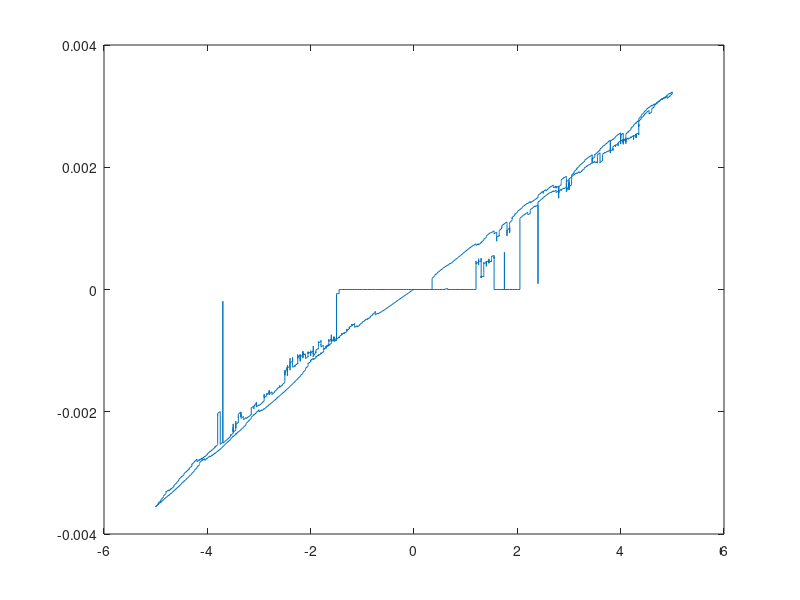

Write MATLAB code to recreate this figure. (Note: this script raises an error after producing the figure.)
clc; clear all;

data = importdata('pentacenesingle200_4_slow_k2400.txt');
%Generate reference data
t = linspace(data.data(1,2),data.data(end,2),length(data.data(:,2)));%Mohan's data %seconds
V_ref = data.data(:,3)';%Insert Mohan's data;
I_ref = data.data(:,4)'; %Insert Mohan's data here;

figure(1);
plot(V_ref, I_ref);
hold on;

% Calculate euclidean norms
V_ref_norm = sqrt(sum(V_ref.^2));
I_ref_norm = sqrt(sum(I_ref.^2));

% Define parameters
alpha_off = 20;
alpha_on = 3;
V_on = -1.1437;
V_off = 1.1699;
R_off = 5.0553e7;
R_on = 1.5238e3;
w_on = 0;
w_off = 10;
k_off = 1;
k_on = -30;

% Define the initial guess parameters
parameters(1) = alpha_off;
parameters(2) = alpha_on;
parameters(3) = V_on;
parameters(4) = V_off;
parameters(5) = R_off;
parameters(6) = R_on;
parameters(7) = w_on;
parameters(8) = w_off;
cparameters(1) = k_off;
cparameters(2) = k_on;

% Paramaterise RMS_error functions for optimisation
f = @(x) RMS_err(parameters,x,V_ref,I_ref,t);

% Calculate optimisation
X = fminsearch(f, cparameters);
error = RMS_err(parameters,X,V_ref,I_ref,t); %This is a seperate function file

% Calculate dw/dt and w
w = zeros(1,length(V_ref));
dw_dt = zeros(1,length(V_ref));
% Calculate the voltage and current characteristics
for i = 1:length(V_ref)
    if (V_ref(i)< V_on)
        dw_dt(i) = k_on*(V_ref(i)/V_on -1)^alpha_on;   
    elseif(V_on < V_ref(i) && V_ref(i) < V_off)
        dw_dt(i) = 0;      
    elseif(V_off < V_ref(i))
        dw_dt(i) = k_off*(V_ref(i)/V_off -1)^alpha_off;     
    end
    % Calculate the w parameter
    if i ==1
        w(i) = 0;
    else
        w(i) = w(i-1)+ (t(2)-t(1))*trapz(dw_dt(i-1:i));
    end   
    % Bound the state parameter
    if w(i)<w_on
        w(i) = w_on;
    elseif w(i)>w_off
        w(i) = w_off;
    end  
end
R = R_on + (R_off - R_on)/(w_off-w_on).*(w-w_on);
V = V_ref;
I = V./R;

%Plot VTEAM model onto figure with data as well.
plot(V,I,'r--');
hold off;

figure(2);
plot(V, I, 'r--');

